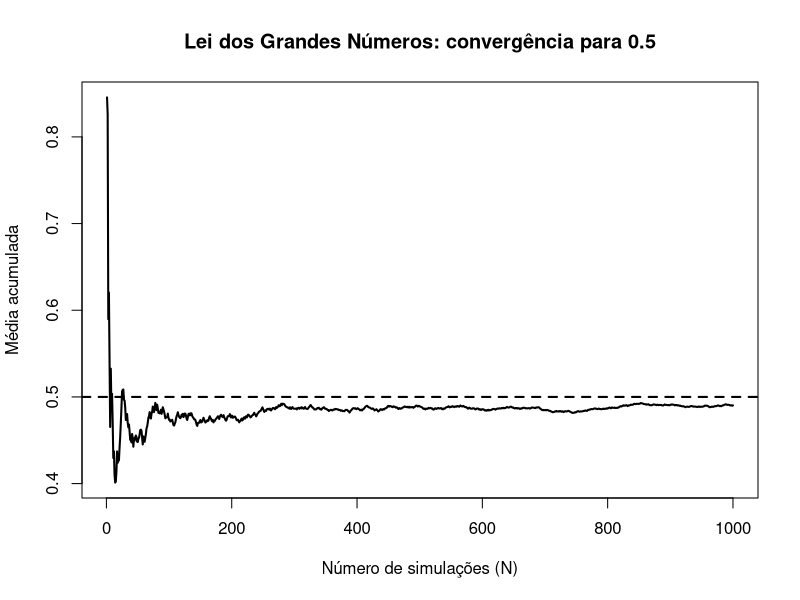

Here is the R script that generated this plot:
# ============================================================
# Exemplo: Lei dos Grandes Números com Monte Carlo
# Objetivo: mostrar que a média amostral de uma Uniforme(0,1)
# converge para o valor esperado teórico, que é 0.5
# ============================================================
set.seed(123)

# ------------------------------------------------------------
# 1. Valor teórico da esperança de U(0,1)
# ------------------------------------------------------------
valor_teorico <- 0.5

# ------------------------------------------------------------
# 2. Primeiras tentativas — amostras pequenas
# ------------------------------------------------------------
theta_10 <- runif(10, min = 0, max = 1)
round(mean(theta_10), 4) # Média amostral com N = 10

theta_50 <- runif(50, min = 0, max = 1)
round(mean(theta_50), 4) # Média amostral com N = 50

theta_100 <- runif(100, min = 0, max = 1)
round(mean(theta_100), 4) # Média amostral com N = 100

theta_500 <- runif(500, min = 0, max = 1)
round(mean(theta_500), 4) # Média amostral com N = 500

# ------------------------------------------------------------
# 3. Agora com N = 1000
# ------------------------------------------------------------
theta <- runif(1000, min = 0, max = 1)
round(mean(theta), 4) # Média amostral com N = 1000

# ------------------------------------------------------------
# 4. Convergência da média acumulada
# ------------------------------------------------------------
media_acumulada <- cumsum(theta) / (1:1000)

plot(
  media_acumulada,
  type = "l",
  lwd = 2,
  xlab = "Número de simulações (N)",
  ylab = "Média acumulada",
  main = "Lei dos Grandes Números: convergência para 0.5"
)
abline(h = valor_teorico, lty = 2, lwd = 2)

# ------------------------------------------------------------
# 5. Tabela comparativa
# ------------------------------------------------------------
Ns <- c(10, 50, 100, 500, 1000, 5000)
set.seed(123)
estimativas <- sapply(Ns, function(n) {
  mean(runif(n, min = 0, max = 1))
})

data.frame(
  N = Ns,
  Estimativa_MC = estimativas,
  Valor_Teorico = rep(0.5, length(Ns)),
  Erro_Absoluto = abs(estimativas - 0.5)
)
